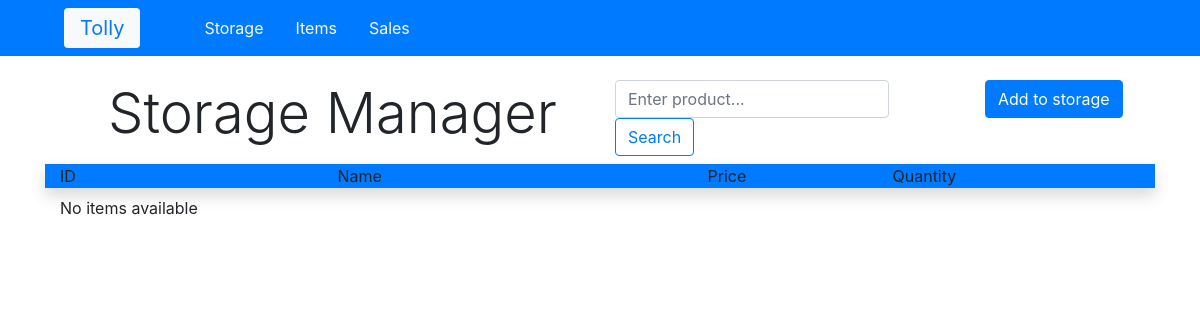
Before: /items/storage/ with the older database file.
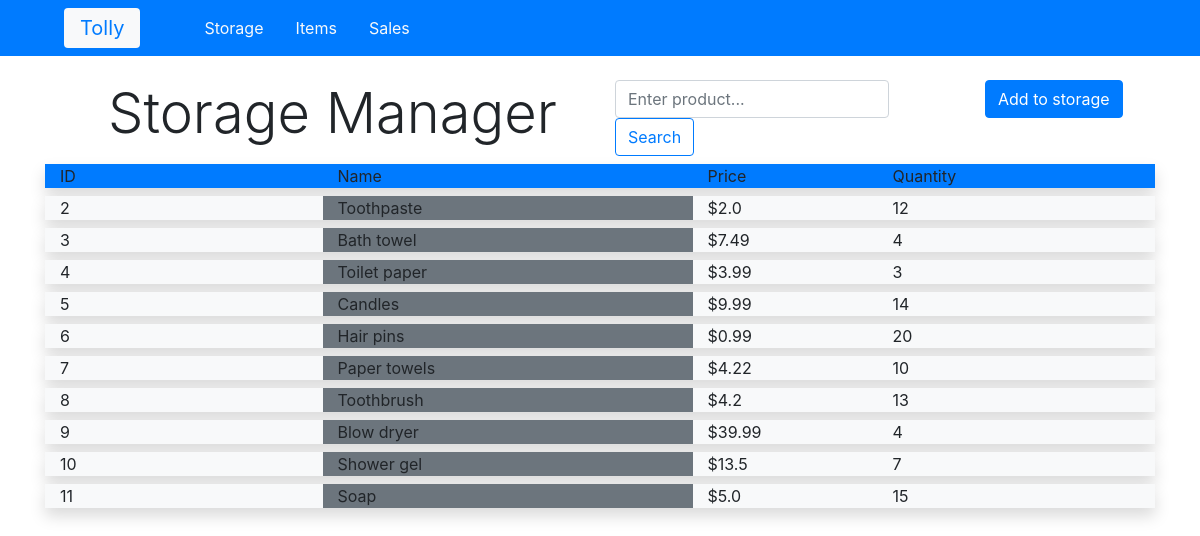
After: the same page with the newer database file.
### items/models.py (models this page shows, shortened)
class Storage(models.Model):
    objects = models.Manager()
    item = models.ForeignKey(Item, on_delete=models.CASCADE)
    quantity = models.IntegerField()

class Item(models.Model):
    objects = models.Manager()
    name = models.CharField(max_length=200)
    price = models.FloatField()
    description = models.CharField(max_length=200)

### items/views.py (the view)
# urls.py: path('storage/', views.storage, name='storage'),
def storage(request):
    storage_items = Storage.objects.all()
    items_list = Item.objects.all()
    context = {'storage_items': storage_items, 'items_list': items_list}
    return render(request, 'items/storage.html', context)

### templates/items/storage.html (shortened to what this page needs)
{% extends 'base.html' %}
{% block content %}
<div class="container-fluid  pb-5">
    <div class='row mb-2'>
        <div class='col-6'>
            <h1 class='display-4 ml-5'>Storage Manager</h1>
        </div>
        <div class='col-4'>
            <form class="form-inline my-2 my-lg-0">
                <input class="form-control mr-sm-2" type="search" placeholder="Enter product...">
                <button class="btn btn-outline-primary my-2 my-sm-0" type="submit">Search</button>
            </form>
        </div>
        <div class='col-2'>
            <button type="button" class="btn btn-primary" data-toggle="modal" data-target="#addPopUp">Add to storage</button>
        </div>
    </div>
    <div class="row mb-2 shadow">
            <div class="col-3 bg-primary">
                ID
            </div>
            <div class="col-4 bg-primary">
                Name
            </div>
            <div class="col-2 bg-primary">
                Price
            </div>
            <div class="col-3 bg-primary">
                Quantity
            </div>
        </div>
    {% if storage_items %}
        {% for item in storage_items %}
        <div class="row mb-2 shadow">
            <div class="col-3 bg-light">
                {{ item.id }}
            </div>
            <div class="col-4 bg-secondary">
                {{ item.item.name }}
            </div>
            <div class="col-2 bg-light">
                ${{ item.item.price }}
            </div>
            <div class="col-3 bg-light">
                {{ item.quantity }}
            </div>
        </div>
        {% endfor %}
    {% else %}
        <p>No items available</p>
    {% endif %}
</div>
{% endblock %}

### templates/base.html (shortened to what this page needs)
<!DOCTYPE html>
<html lang="en">
<head>
    <link rel="stylesheet" href="https://stackpath.bootstrapcdn.com/bootstrap/4.3.1/css/bootstrap.min.css" />
</head>
<body>
    {% include 'partials/_navbar.html' %}
    <div class="container">
        <div class="row">
            <div class="col-md-12 m-auto">
                {% block content %}{% endblock %}
            </div>
        </div>
    </div>
</body>
</html>

### templates/partials/_navbar.html
<nav class="navbar navbar-expand-lg navbar-light bg-primary mb-4">
    <a class="navbar-brand text-primary mr-5 ml-5 bg-light pr-3 pl-3 rounded" href="/">Tolly</a>
    <a class="nav-link text-light" href="{% url 'items:storage' %}">Storage</a>
    <a class="nav-link text-light" href="{% url 'items:regitems' %}">Items</a>
    <a class="nav-link text-light mr-auto" href="{% url 'items:index' %}">Sales</a>
</nav>

Changed rows visible on the page:
added Storage: id "2", item.name "Toothpaste", item.price "2.0", quantity "12"
added Storage: id "3", item.name "Bath towel", item.price "7.49", quantity "4"
added Storage: id "4", item.name "Toilet paper", item.price "3.99", quantity "3"
added Storage: id "5", item.name "Candles", item.price "9.99", quantity "14"
added Storage: id "6", item.name "Hair pins", item.price "0.99", quantity "20"
added Storage: id "7", item.name "Paper towels", item.price "4.22", quantity "10"
added Storage: id "8", item.name "Toothbrush", item.price "4.2", quantity "13"
added Storage: id "9", item.name "Blow dryer", item.price "39.99", quantity "4"
added Storage: id "10", item.name "Shower gel", item.price "13.5", quantity "7"
added Storage: id "11", item.name "Soap", item.price "5.0", quantity "15"
Other visible differences:
text no longer shown: "No items available"
